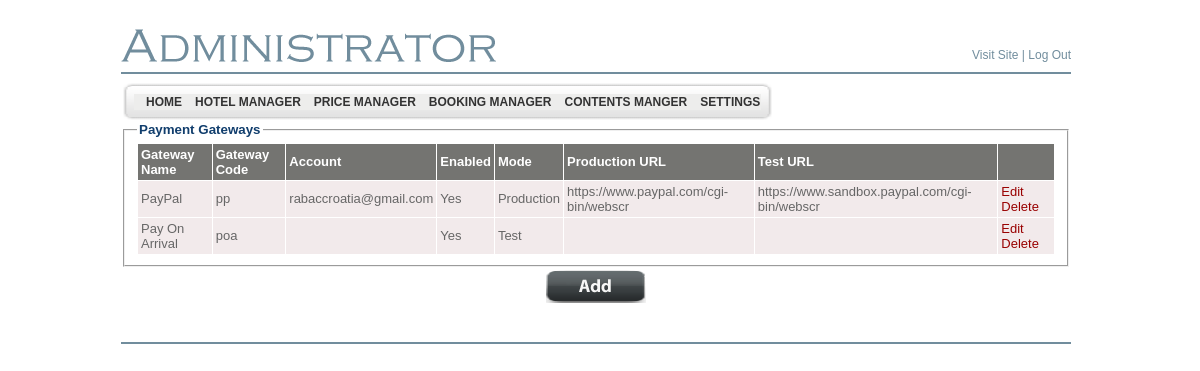
The app's page /LiculApartments/admin/payment_gateways_list.php (signed in) with its own data.
### tables this page shows
CREATE TABLE `bsi_adminmenu` (
  `id` int(4) NOT NULL auto_increment,
  `name` varchar(200) NOT NULL default '',
  `url` varchar(200) default NULL,
  `menu_desc` varchar(200) NOT NULL default '',
  `parent_id` int(4) default '0',
  `status` enum('Y','N') default 'Y',
  `ord` int(5) NOT NULL default '0',
  `privileges` int(11) NOT NULL,
  PRIMARY KEY  (`id`),
  UNIQUE KEY `kid` (`name`,`parent_id`)
);

CREATE TABLE `bsi_language` (
  `id` int(11) NOT NULL auto_increment,
  `language_name` varchar(255) NOT NULL,
  `language_code` varchar(4) NOT NULL,
  `language_file_name` varchar(255) NOT NULL,
  `is_active` tinyint(1) NOT NULL,
  `is_default` tinyint(1) NOT NULL,
  `display_order` int(11) NOT NULL,
  PRIMARY KEY  (`id`),
  UNIQUE KEY `UNQ_lang_cd` (`language_code`)
);

CREATE TABLE `bsi_payment_gateway` (
  `id` int(11) NOT NULL auto_increment,
  `gateway_name_en` varchar(255) default NULL,
  `gateway_name_hr` varchar(255) default NULL,
  `gateway_name_de` varchar(255) default NULL,
  `gateway_name_it` varchar(255) default NULL,
  `gateway_code` varchar(50) NOT NULL,
  `account` varchar(255) default NULL,
  `is_production_mode` tinyint(1) NOT NULL,
  `production_url` varchar(1024) NOT NULL,
  `test_url` varchar(1024) NOT NULL,
  `enabled` tinyint(1) NOT NULL default '0',
  `is_admin` tinyint(1) NOT NULL,
  `display_order` tinyint(2) NOT NULL default '0',
  PRIMARY KEY  (`id`),
  UNIQUE KEY `UNQ_gateway_code` (`gateway_code`),
  UNIQUE KEY `UNQ_gateway_name_en` (`gateway_name_en`)
);

### LiculApartments/includes/PaymentGateway.class.php (called while the page is built, shortened)
<?php
class PaymentGateway
{
    public static function fetchFromParameters($params)
    {
		$paymentGateway = new PaymentGateway();
		if (isset($params['id']) && is_numeric($params['id']))
		{
		    $paymentGateway->id = intval($params['id']);
		}
		$paymentGateway->gatewayName = LocalizedText::fetchFromParameters($params, "gateway_name_");
		if (isset($params['gateway_code']))
		{
		    $paymentGateway->gatewayCode = $params['gateway_code'];
		}
		if (isset($params['account']))
		{
		    $paymentGateway->account = $params['account'];
		}
    	if (isset($params['production_url']))
		{
		    $paymentGateway->productionUrl = $params['production_url'];
		}
    	if (isset($params['test_url']))
		{
		    $paymentGateway->testUrl = $params['test_url'];
		}
    	if (isset($params['is_production_mode']))
		{
		    $paymentGateway->isProductionMode = intval($params['is_production_mode']) == 1;
		}
	    if (isset($params['enabled']))
		{
		    $paymentGateway->isEnabled = intval($params['enabled']) == 1;
		}
    	if (isset($params['is_admin']))
		{
		    $paymentGateway->isAdmin = intval($params['is_admin']) == 1;
		}
    	if (isset($params['display_order']) && is_numeric($params['display_order']))
		{
		    $paymentGateway->displayOrder = intval($params['display_order']);
		}
		return $paymentGateway;
    }
	public static function fetchFromDbNonAdmin()
    {
		$paymentGateways = array();
		$sql = "SELECT * FROM bsi_payment_gateway WHERE gateway_code != 'ha' ORDER BY display_order";
		$query = mysql_query($sql);
		while ($row = mysql_fetch_assoc($query))
		{
		    $paymentGateway = PaymentGateway::fetchFromParameters($row);
		    $paymentGateways[] = $paymentGateway;
		}
		return $paymentGateways;
    }
}

### LiculApartments/includes/LocalizedText.class.php (called while the page is built, shortened)
<?php
class LocalizedText
{
	private $_textArray = array();
	public function getText($languageCode)
	{
		$languageCode = trim(strtolower($languageCode));
		if (isset($this->_textArray[$languageCode]))
		{
			return $this->_textArray[$languageCode];
		}
		return null;
	}
    public static function fetchFromParameters($params, $fieldPrefix)
    {
    	$localizedText = new LocalizedText($fieldPrefix);
    	foreach ($params as $key => $value)
        {
            if (preg_match('/' . $fieldPrefix . '[A-Za-z]{2}/', $key))
            {
                $languageCode = substr($key, -2);
                $localizedText->_textArray[$languageCode] = trim($value);
            }
        }
        return $localizedText;
    }
}

### LiculApartments/includes/Language.class.php (called while the page is built, shortened)
<?php
class Language
{
	public static function fetchFromParameters($params)
	{
		$language = new Language();
		if (isset($params['id']) && is_numeric($params['id']))
		{
			$language->id = intval($params['id']);
		}
		if (isset($params['language_name']))
		{
			$language->languageName = $params['language_name'];
		}
		if (isset($params['language_code']))
		{
			$language->languageCode = $params['language_code'];
		}
		if (isset($params['language_file_name']))
		{
			$language->fileName = $params['language_file_name'];
		}
		if (isset($params['is_active']))
		{
			$language->isActive = intval($params['is_active']) == 1;
		}
		if (isset($params['is_default']))
		{
			$language->isDefault = intval($params['is_default']) == 1;
		}
		if (isset($params['display_order']))
		{
			$language->displayOrder = intval($params['display_order']);
		}
		return $language;
	}
	public static function fetchDefaultLangauge()
	{
		$language = null;
		$sql = "SELECT * FROM bsi_language WHERE is_default = 1";
		$query = mysql_query($sql);
		if ($row = mysql_fetch_assoc($query))
		{
			$language = Language::fetchFromParameters($row);
		}
		return $language;
	}
}

### LiculApartments/admin/payment_gateways_list.php (the view, shortened to what this page needs)
<?php
$paymentGateways = PaymentGateway::fetchFromDbNonAdmin();
$defaultLanguage = Language::fetchDefaultLangauge();
include ("header.php");
?>
	</td>
  </tr>
  <tr>
    <td valign="top" >
		<fieldset>
		    <legend class="TitleBlue11pt">Payment Gateways</legend>
		    <table width="100%" cellspacing="1" border="0" cellpadding="3">
				<tr bgcolor="#747471">
					<td scope="col" align="left"><b><font color="white"
						face="Verdana, Arial, Helvetica, sans-serif" size="2">Gateway Name</font></b>
					</td>
					<td scope="col" align="left"><b><font color="white"
						face="Verdana, Arial, Helvetica, sans-serif" size="2">Gateway Code</font></b>
					</td>
					<td scope="col" align="left"><b><font color="white"
						face="Verdana, Arial, Helvetica, sans-serif" size="2">Account</font></b>
					</td>
					<td scope="col" align="left"><b><font color="white"
						face="Verdana, Arial, Helvetica, sans-serif" size="2">Enabled</font></b></td>
					<td scope="col" align="left"><b><font color="white"
						face="Verdana, Arial, Helvetica, sans-serif" size="2">Mode</font></b></td>
					<td scope="col" align="left"><b><font color="white"
						face="Verdana, Arial, Helvetica, sans-serif" size="2">Production URL</font></b></td>
					<td scope="col" align="left"><b><font color="white"
						face="Verdana, Arial, Helvetica, sans-serif" size="2">Test URL</font></b></td>
					<td scope="col" class="bodytext_h">&nbsp;</td>
				</tr>
			<?php
					foreach ($paymentGateways as $paymentGateway)
					{
						echo '<tr class="odd" bgcolor="#f2eaeb">' . "\n";
						echo '	<td align="left"><font color="#666666" face="Verdana, Arial, Helvetica, sans-serif" size="2">' . htmlentities($paymentGateway->gatewayName->getText($defaultLanguage->languageCode)) . '</font></td>' . "\n";
						echo '	<td align="left"><font color="#666666" face="Verdana, Arial, Helvetica, sans-serif" size="2">' . htmlentities($paymentGateway->gatewayCode) . '</font></td>' . "\n";
						echo '	<td align="left"><font color="#666666" face="Verdana, Arial, Helvetica, sans-serif" size="2">' . htmlentities($paymentGateway->account) . '</font></td>' . "\n";
						echo '	<td align="left"><font color="#666666" face="Verdana, Arial, Helvetica, sans-serif" size="2">' . ($paymentGateway->isEnabled ? 'Yes' : 'No') . '</font></td>' . "\n";
						echo '	<td align="left"><font color="#666666" face="Verdana, Arial, Helvetica, sans-serif" size="2">' . ($paymentGateway->isProductionMode ? 'Production' : 'Test') . '</font></td>' . "\n";
						echo '	<td align="left"><font color="#666666" face="Verdana, Arial, Helvetica, sans-serif" size="2">' . htmlentities($paymentGateway->productionUrl) . '</font></td>' . "\n";
						echo '	<td align="left"><font color="#666666" face="Verdana, Arial, Helvetica, sans-serif" size="2">' . htmlentities($paymentGateway->testUrl) . '</font></td>' . "\n";
						echo '	<td align="left"><font color="#666666" face="Verdana, Arial, Helvetica, sans-serif" size="2">';
						echo '		<a href="payment_gateways_add_edit.php?id=' . $paymentGateway->id . '" style="text-decoration:none"><font color="#990000"  face="Verdana, Arial, Helvetica, sans-serif" size="2" >Edit</font></a>&nbsp;&nbsp;';
						echo '		<a href="payment_gateways_delete.php?id=' . $paymentGateway->id . '" style="text-decoration:none" onclick = "if (! confirm(\'Are you sure?\')) { return false; }"><font color="#990000"  face="Verdana, Arial, Helvetica, sans-serif" size="2" >Delete</font></a>';
						echo '	</td>' . "\n";
						echo "</tr>\n";	;
					}
			?>
			</table>
	    </fieldset>
	    <table width="100%">
			<tr  bgcolor="#ffffff" class="TitleBlue11pt">
	            <td height="20" align="center">
	                <input type="image" value="1" src="images/button_add.png"  name='SBMT_REG'  onclick="javascript:window.location.href='payment_gateways_add_edit.php'">
	            </td>
	        </tr>
		</table>
    </td>
  </tr>
  <?php include("footer.php"); ?>
</table>
</body>
</html>

### LiculApartments/admin/header.php (shortened to what this page needs)
<!DOCTYPE html PUBLIC "-//W3C//DTD XHTML 1.0 Transitional//EN" "http://www.w3.org/TR/xhtml1/DTD/xhtml1-transitional.dtd">
<html xmlns="http://www.w3.org/1999/xhtml">
<head>
	<link href="style.css" rel="stylesheet" type="text/css" />
	<link href="style1.css" rel="stylesheet" type="text/css">
</head>
<body>
<table align="center" width="950" border="0" cellspacing="0"
	cellpadding="0">
	<tr>
		<td width="366">&nbsp;</td>
		<td width="584">&nbsp;</td>
	</tr>
	<tr>
		<td align="left" valign="bottom"><img src="images/adminis.gif" alt="" /></td>
		<td align="right" valign="bottom" class="bodyMenutext8pt"><a
			href="../index.php" target="_blank" class="bodyMenutext8pt">Visit
		Site</a> | <a href="logout.php" class="bodyMenutext8pt">Log Out</a></td>
	</tr>
	<tr>
		<td height="10"></td>
		<td></td>
	</tr>
	<tr>
		<td colspan="2" height="2" bgcolor="#718d9d"></td>
	</tr>
</table>
<table align="center" width="950" border="0" cellspacing="0" cellpadding="0">
	<tr>
		<td height="8"></td>
	</tr>
	<tr>
		<td align="left">
		<table border="0" style="background-image: url(images/menu_tile.gif);"
			cellspacing="0" cellpadding="0">
			<tr>
				<td><img src="images/menubar_left.gif" alt="" width="13" height="40" /></td>
				<td align="left" class="bodytext8pt">
				<div class="sample1">
				<div class="horz_menu">
<?php
$sql_parent = mysql_query("select * from bsi_adminmenu where parent_id=0 and status='Y' order by ord");
while ($row_parent = mysql_fetch_array($sql_parent))
{
	echo "<a id=\"" . $row_parent[0] . "\"      href=\"" . $row_parent[2] . "\">&nbsp;&nbsp;&nbsp;" . $row_parent[1] . "</a>";
}
?>
<br clear="both" />
				</div>
</div>
				</td>
				<td><img src="images/menubar_right.gif" alt="" width="13"
					height="40" /></td>
			</tr>
		</table>

### LiculApartments/admin/style.css (style rules this page uses)
.bodytext8pt { color: #000000; font-family: 'Tahoma', 'Arial', 'Verdana'; font-size: 8pt; font-weight: normal; margin: 0; line-height: 120% }
.TitleBlue11pt { color: #113E6D; font-family: 'Trebuchet MS', 'Tahoma', 'Arial', 'Verdana'; font-size: 10pt; font-weight: bold; margin: 0; }
.bodyMenutext8pt { color: #718d9d; font-family: 'Verdana', 'Tahoma', 'Arial'; font-size: 12px; font-weight: normal; margin: 0; }
a.bodyMenutext8pt { color: #718d9d; font-weight: normal; text-decoration: none }
input { FONT-Size:9pt; color:#333333; font-family: 'Tahoma', 'Arial', 'MS Sans Serif', 'Verdana'; font-weight: normal; }
body { margin-top: 00; margin-bottom: 0; margin-left: 0; background-color: #FFFFFF; background-repeat: repeat-x; background-position; 0 0 }
a:link { text-decoration:none; font-color: #990000; font-family: Verdana, Arial, Helvetica, sans-serif; font-size: 2; }

### LiculApartments/admin/style1.css (style rules this page uses)
div.horz_menu a { display: block; float: left; }
div.sample1 div.horz_menu a, div.sample1 div.vert_menu a { padding: 1px 0px 1px 0px; background:#ededec; width:inherit; padding:2px; text-decoration: none; font-family:Arial, Helvetica, sans-serif; font-weight: 900; font-size: 12px; color: #333333; }
div.sample1 div.horz_menu a { margin-right: -1px; width:auto; }
a:link { text-decoration:none; font-color: #990000; font-family: Verdana, Arial, Helvetica, sans-serif; font-size: 2; }

### records on screen
bsi_adminmenu: name "HOME"
bsi_adminmenu: name "HOTEL MANAGER"
bsi_adminmenu: name "PRICE MANAGER"
bsi_adminmenu: name "BOOKING MANAGER"
bsi_adminmenu: name "CONTENTS MANGER"
bsi_adminmenu: name "SETTINGS"
bsi_payment_gateway: gateway_code "pp", account "rabaccroatia@gmail.com", enabled "Yes", is_production_mode "Production", production_url "https://www.paypal.com/cgi-bin/webscr", test_url "https://www.sandbox.paypal.com/cgi-bin/webscr"
bsi_language: language_code "PayPal", language_code.gateway_name_en "Pay On Arrival"
bsi_payment_gateway: gateway_code "poa", enabled "Yes", is_production_mode "Test"
